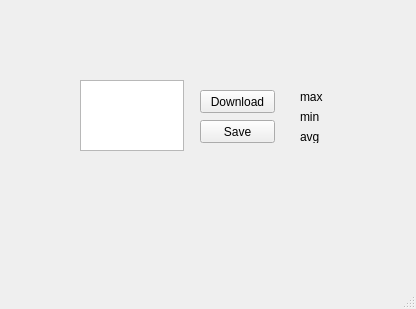
<?xml version="1.0" encoding="UTF-8"?>
<ui version="4.0">
 <class>MainWindow</class>
 <widget class="QMainWindow" name="MainWindow">
  <property name="geometry">
   <rect>
    <x>0</x>
    <y>0</y>
    <width>416</width>
    <height>309</height>
   </rect>
  </property>
  <property name="windowTitle">
   <string>MainWindow</string>
  </property>
  <widget class="QWidget" name="centralwidget">
   <widget class="QLabel" name="avgLabel">
    <property name="geometry">
     <rect>
      <x>300</x>
      <y>130</y>
      <width>47</width>
      <height>13</height>
     </rect>
    </property>
    <property name="text">
     <string>avg</string>
    </property>
   </widget>
   <widget class="QLabel" name="minLabel">
    <property name="geometry">
     <rect>
      <x>300</x>
      <y>110</y>
      <width>47</width>
      <height>13</height>
     </rect>
    </property>
    <property name="text">
     <string>min</string>
    </property>
   </widget>
   <widget class="QLabel" name="maxLabel">
    <property name="geometry">
     <rect>
      <x>300</x>
      <y>90</y>
      <width>47</width>
      <height>13</height>
     </rect>
    </property>
    <property name="text">
     <string>max</string>
    </property>
   </widget>
   <widget class="QPushButton" name="loadButton">
    <property name="geometry">
     <rect>
      <x>200</x>
      <y>90</y>
      <width>75</width>
      <height>23</height>
     </rect>
    </property>
    <property name="text">
     <string>Download</string>
    </property>
   </widget>
   <widget class="QPushButton" name="saveButton_2">
    <property name="geometry">
     <rect>
      <x>200</x>
      <y>120</y>
      <width>75</width>
      <height>23</height>
     </rect>
    </property>
    <property name="text">
     <string>Save</string>
    </property>
   </widget>
   <widget class="QTextEdit" name="numbers_text">
    <property name="geometry">
     <rect>
      <x>80</x>
      <y>80</y>
      <width>104</width>
      <height>71</height>
     </rect>
    </property>
   </widget>
  </widget>
  <widget class="QMenuBar" name="menubar">
   <property name="geometry">
    <rect>
     <x>0</x>
     <y>0</y>
     <width>416</width>
     <height>21</height>
    </rect>
   </property>
  </widget>
  <widget class="QStatusBar" name="statusbar"/>
 </widget>
 <resources/>
 <connections/>
</ui>
